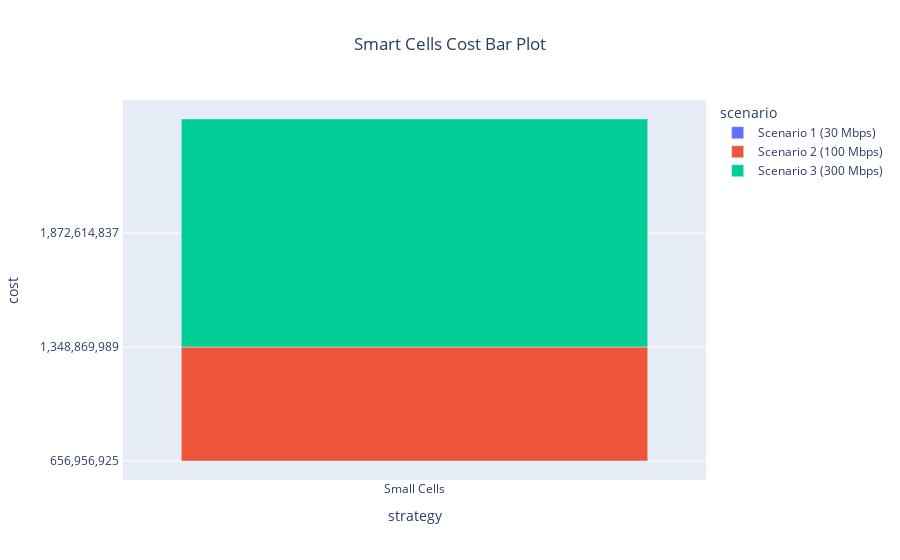

The notebook cell saved with this chart:
### Code cell
cells_bar = px.bar(cells, x="strategy", y="cost", color="scenario", title=" Smart Cells Cost Bar Plot")
cells_bar.update_layout(title_x=0.5)

cells_bar.show()

### Figure 1 — Plotly figure (JSON) as saved in the notebook; plotly's stock layout.template omitted (floating-point values rounded to 4 significant figures)
{"data": [{"alignmentgroup": "True", "hovertemplate": "scenario=Scenario 1 (30 Mbps)<br>strategy=%{x}<br>cost=%{y}<extra></extra>", "legendgroup": "Scenario 1 (30 Mbps)", "marker": {"color": "#636efa", "pattern": {"shape": ""}}, "name": "Scenario 1 (30 Mbps)", "offsetgroup": "Scenario 1 (30 Mbps)", "orientation": "v", "showlegend": true, "textposition": "auto", "type": "bar", "x": ["Small Cells"], "xaxis": "x", "y": [" 656,956,925 "], "yaxis": "y"}, {"alignmentgroup": "True", "hovertemplate": "scenario=Scenario 2 (100 Mbps)<br>strategy=%{x}<br>cost=%{y}<extra></extra>", "legendgroup": "Scenario 2 (100 Mbps)", "marker": {"color": "#EF553B", "pattern": {"shape": ""}}, "name": "Scenario 2 (100 Mbps)", "offsetgroup": "Scenario 2 (100 Mbps)", "orientation": "v", "showlegend": true, "textposition": "auto", "type": "bar", "x": ["Small Cells"], "xaxis": "x", "y": [" 1,348,869,989 "], "yaxis": "y"}, {"alignmentgroup": "True", "hovertemplate": "scenario=Scenario 3 (300 Mbps)<br>strategy=%{x}<br>cost=%{y}<extra></extra>", "legendgroup": "Scenario 3 (300 Mbps)", "marker": {"color": "#00cc96", "pattern": {"shape": ""}}, "name": "Scenario 3 (300 Mbps)", "offsetgroup": "Scenario 3 (300 Mbps)", "orientation": "v", "showlegend": true, "textposition": "auto", "type": "bar", "x": ["Small Cells"], "xaxis": "x", "y": [" 1,872,614,837 "], "yaxis": "y"}], "layout": {"barmode": "relative", "legend": {"title": {"text": "scenario"}, "tracegroupgap": 0}, "title": {"text": " Smart Cells Cost Bar Plot", "x": 0.5}, "xaxis": {"anchor": "y", "domain": [0, 1], "title": {"text": "strategy"}}, "yaxis": {"anchor": "x", "domain": [0, 1], "title": {"text": "cost"}}}}
